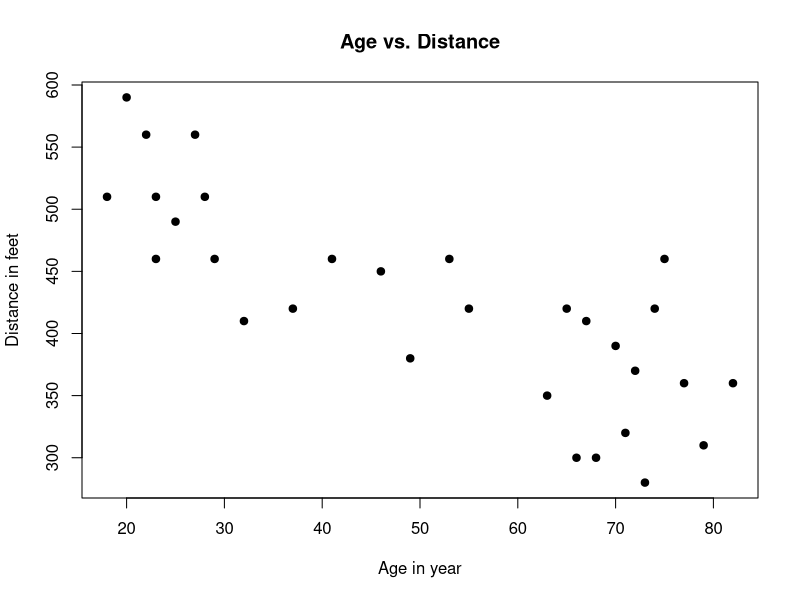
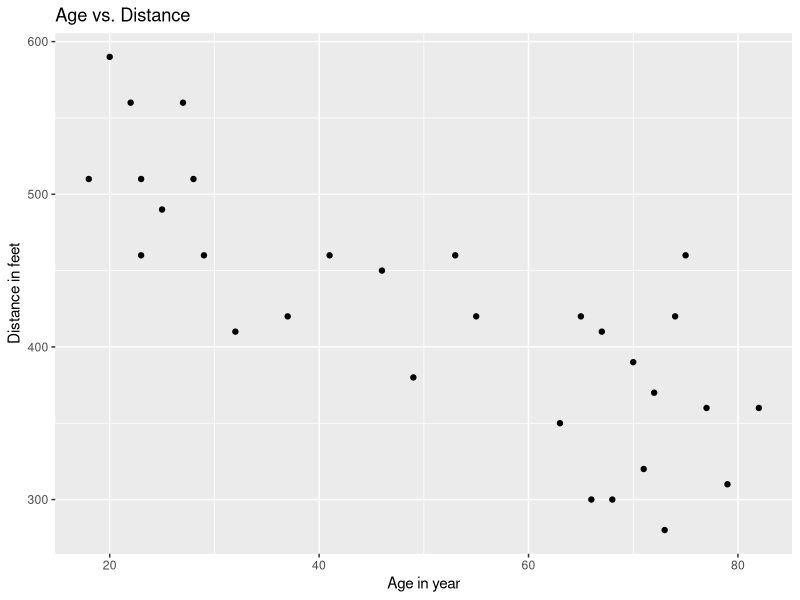

Here is the R script that generated these plots, in order:
## ---- chunk 1
knitr::opts_chunk$set(echo = TRUE,eval=TRUE)
## ---- chunk 2
setwd("~/Desktop/Spring Quarter 2018/STA101/Discussion2")
data <- read.csv("drivers.csv")
## ---- chunk 3
library(ggplot2)
## ---- chunk 4
plot(data$Age,data$Distance, main = "Age vs. Distance",
     xlab = "Age in year",ylab = "Distance in feet", 
     pch = 19)
## ---- chunk 5
qplot(Age,Distance,data=data) + ggtitle("Age vs. Distance")+
  xlab("Age in year") + ylab("Distance in feet")
## ---- chunk 6
summary.stats = round(c(mean(data$Age),mean(data$Distance),
                        sd(data$Age),sd(data$Distance)),4)
## ---- chunk 7
nice.table = matrix(summary.stats,nrow = 2, byrow = TRUE)
## ---- chunk 8
colnames(nice.table) = c("Age","Distance")
rownames(nice.table) = c("mean","std.dev")
nice.table
## ---- chunk 9
model = lm(Distance ~ Age, data)
## ---- chunk 10
round(model$coefficients,4)
## ---- chunk 11
names(model)
## ---- chunk 12
round(cor(data$Age,data$Distance),3)
## ---- chunk 13
round(29*model$coef[2]+model$coef[1],4)
## ---- chunk 14
new.data = data.frame(Age = 29)
predict(model,new.data)
## ---- chunk 15
new.data2 = data.frame(Age = 18)
yhat = predict(model,new.data2)
## ---- chunk 16
y = data$Distance[which(data$Age==18)]
## ---- chunk 17
y - yhat
